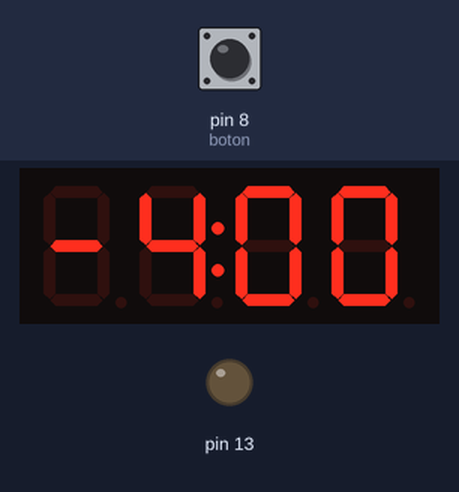
This sketch was run on a simulated Arduino Uno, built with avr-gcc and run on an emulated ATmega328P. Shown: 4-digit seven-segment display, output pins drawn as LEDs (lit = HIGH). The inputs (shaded band) are chosen by the test bench; at power-on: pin 8 (boton) HIGH.

Above: at 0.1 s.
At 4.2 s:
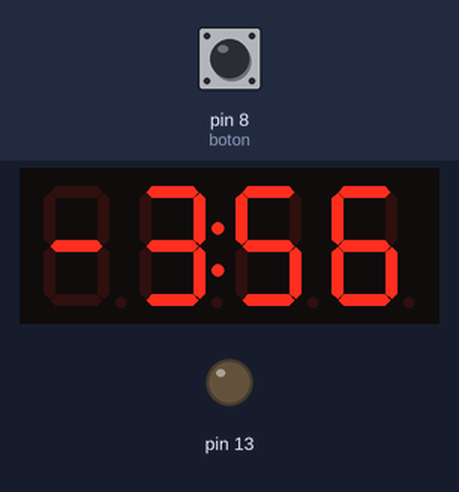
At 9.3 s:
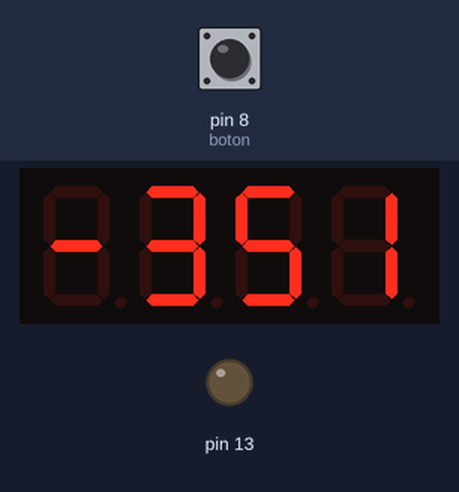
At 19.5 s:
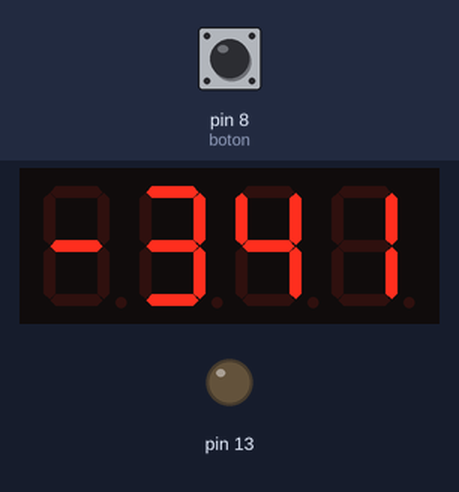
At 28.7 s:
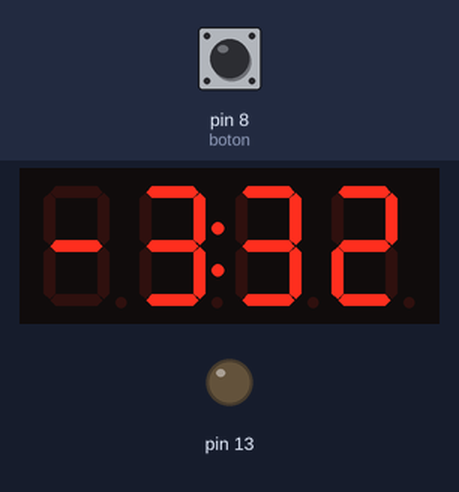
At 38.9 s:
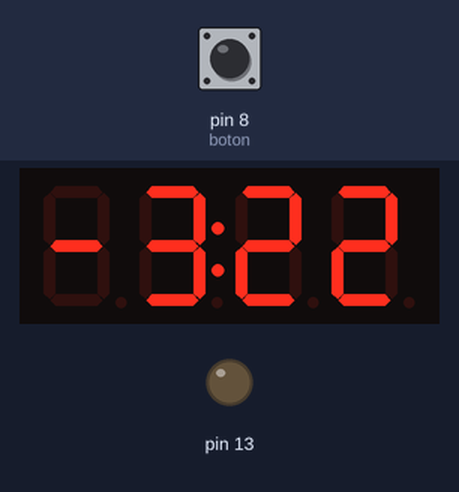

The sketch:

Clock.ino
```cpp
#include <TM1637Display.h>

/*This code was modified from pablobacho's TM1627FinalCountdown.ino repository on GitHub
   (https://gist.github.com/pablobacho/e94ef8af001e76901ae1)
*/

// Initialization of the TM1637 module library
#include <TM1637Display.h>

// Module connection pins (Digital Pins)
#define CLK 2
#define DIO 3

// The amount of time (in milliseconds) between display changes
int SPEED = 1000;

// Setting of the pins that control the display
TM1637Display display(CLK, DIO);

int count = 400;
//The byte command stores unsigned 8-bit numbers from 0 to 255
//Whith this array, we are setting 4 byte variables that will represent the 4 digits in the module display
byte data[] = {0, 0, 0, 0};

int boton = 8;
int start = 0;
byte k = 0b10000000;
int change = 1;


void setup()
{
  pinMode(boton, INPUT_PULLUP);
  pinMode(13, OUTPUT);
}

void loop()
{
  //This if works as a variable switch that reads the button in order to start the countdown
  if (digitalRead(boton) == HIGH)
  {
    start = 1;
    data[0] = 0b01000000;
  }

  //This is the block that controls the countdown
  if (start == 1)
  {
    //This also works as a variable switch, which changes the countdown mode when time reaches the last minute
    if ((data[0] == 0b01000000) && (count == 100))
    {
      //This sets the mode to mayhem
      change = 2;
      //Count is set in 59:99, as it works only in the last minute
      count = 5999;
      //Delay is set to 1 milisecond aas this mode runs in seconds and hundredths
      SPEED = 1;
    }

    //This condition gets triggered when the countdown ends. It returns the module to the stanby phase and delays
    // it for 4 minutes as a ounishment for the players for not wining the game in time
    if (count == 0)
    {
      standby();
      delay(240000);
      //This command takes the program to the "reset vector" memory zone, from which the program will start again
      asm("jmp 0x0000");
    }

    screen();
    state();
    blnk();
  }

  //This if statement contains the function that puts the module on standby
  if (start == 0)
  {
    standby();
  }
}

///////////////////////////////////////////////FUNCTIONS/////////////////////////////////////////////
//This function contains the switch which controls the countdown modes (basic mode and last minute mayhem)
void state() {
  switch (change)
  {
    //This case controls the basic countdown of the module
    case 1:
      //This byte writes a - in the first segment
      data[0] = 0b01000000;

      //This condition subsracts 41 to the count variable every time the seconds run to 0, so that the next minute
      //will begin from 59 and not 99, as the module counts one by one
      if ((count / 10 % 10 == 0) && (count % 10 == 0)) {
        count = count - 41;
      }
      //Whenever the secons are different from 0, it just substracts 1
      else {
        count--;
      }
      break;

    //This case controls the mayhem countdown of the module
    case 2:
      //This funtion writes a number in the first segment, instead of a -
      data[0] = display.encodeDigit(count / 1000 % 10);
      //As this mode runs in seconds and hundreths, it just substracts 1 each time
      count--;
      break;
  }
}

void screen()
{
  //Brightness is set in hexadecimal values, where 0x0f (15) is the maximum
  display.setBrightness(0x0f);

  //The function display.encodeDigit() is a function from the library that transforms the number obtained in the operation into
  //the segments that the module must turn on to show it on screen.
  //Display numbers are set from right to the left, thus we are starting from data[3].
  data[3] = display.encodeDigit(count / 1 % 10);
  data[2] = display.encodeDigit(count / 10 % 10);
  data[1] = display.encodeDigit(count / 100 % 10) + k;

  //The function display.setSegments() is the function that will define the array "data" as the element to be represented on screen
  display.setSegments(data);

  //We delay the Arduino so that the process will repeat every 1000 milis (1 second).
  delay(SPEED);
}

void standby()
{
  //Brightness is set to 10 to make the module look like it is in standby
  display.setBrightness(0x0a);

  //Display numbers are set from right to the left, thus we are starting from data[3].
  data[3] = 0b01101110;
  data[2] = 0b01110111;
  data[1] = 0b00111000;
  data[0] = 0b01110011;

  //The function display.setSegments() is the function that will define the array "data" as the element to be represented on screen
  display.setSegments(data);
}

void blnk()
{
  //This byte controls the two dots in the module. 0b00000000 sets them off, and 0b10000000 sets them on.
  //With this conditionals, we are making a simple blink function for them.
  if (k == 0b00000000)
  {
    k = 0b10000000;
  }
  else if (k == 0b10000000)
  {
    k = 0b00000000;
  }
}
```

Measured:
- what the display in image 1 shows lasts 1.0 s, from 4.1 s to 5.1 s
